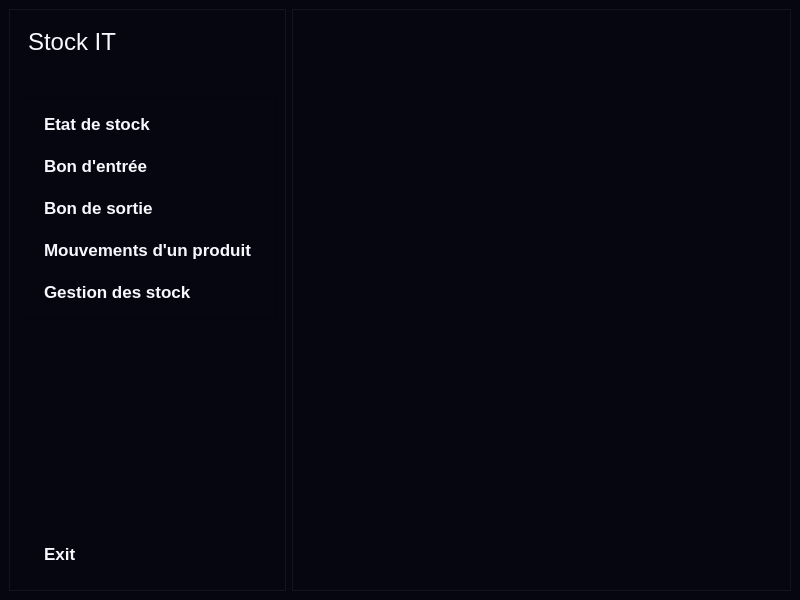
<?xml version="1.0" encoding="UTF-8"?>
<ui version="4.0">
 <class>Stock_It</class>
 <widget class="QMainWindow" name="Stock_It">
  <property name="geometry">
   <rect>
    <x>0</x>
    <y>0</y>
    <width>800</width>
    <height>600</height>
   </rect>
  </property>
  <property name="windowTitle">
   <string>MainWindow</string>
  </property>
  <property name="styleSheet">
   <string notr="true">#sideBar , #mainSection{
border : 1px solid #13141F
}

*{
background : #05060f;
padding : 0;
margin : 0 ;
text-transform : capitalize;
color : #F8F8FF;
}

#sideBar QPushButton{
text-align : left;
font-weight : bold;
border : none;
padding : 8px 16px;
border-radius : 8px;
font-size : 17px;
}
QPushButton:hover{
background : #13141F;
}

#titleContainer{
margin-bottom : 24px;
}

#title{
font-size : 24px;
}</string>
  </property>
  <widget class="QWidget" name="centralwidget">
   <layout class="QHBoxLayout" name="horizontalLayout">
    <item>
     <widget class="QWidget" name="sideBar" native="true">
      <property name="styleSheet">
       <string notr="true"/>
      </property>
      <layout class="QVBoxLayout" name="verticalLayout_3">
       <item alignment="Qt::AlignmentFlag::AlignLeft|Qt::AlignmentFlag::AlignTop">
        <widget class="QFrame" name="titleContainer">
         <property name="frameShape">
          <enum>QFrame::Shape::StyledPanel</enum>
         </property>
         <property name="frameShadow">
          <enum>QFrame::Shadow::Raised</enum>
         </property>
         <layout class="QVBoxLayout" name="verticalLayout_2">
          <item alignment="Qt::AlignmentFlag::AlignTop">
           <widget class="QLabel" name="title">
            <property name="text">
             <string>Stock IT</string>
            </property>
           </widget>
          </item>
         </layout>
        </widget>
       </item>
       <item alignment="Qt::AlignmentFlag::AlignTop">
        <widget class="QFrame" name="sideBarConatainer">
         <property name="sizePolicy">
          <sizepolicy hsizetype="Preferred" vsizetype="Expanding">
           <horstretch>0</horstretch>
           <verstretch>0</verstretch>
          </sizepolicy>
         </property>
         <property name="frameShape">
          <enum>QFrame::Shape::StyledPanel</enum>
         </property>
         <property name="frameShadow">
          <enum>QFrame::Shadow::Raised</enum>
         </property>
         <layout class="QVBoxLayout" name="verticalLayout">
          <item>
           <widget class="QPushButton" name="stockBtn">
            <property name="text">
             <string>Etat de stock</string>
            </property>
           </widget>
          </item>
          <item>
           <widget class="QPushButton" name="entryBtn">
            <property name="text">
             <string>Bon d'entrée</string>
            </property>
           </widget>
          </item>
          <item>
           <widget class="QPushButton" name="sortieBtn">
            <property name="text">
             <string>Bon de sortie</string>
            </property>
           </widget>
          </item>
          <item>
           <widget class="QPushButton" name="mouvementBtn">
            <property name="text">
             <string>Mouvements d'un produit</string>
            </property>
           </widget>
          </item>
          <item>
           <widget class="QPushButton" name="gestionBtn">
            <property name="text">
             <string>Gestion des stock</string>
            </property>
           </widget>
          </item>
         </layout>
        </widget>
       </item>
       <item>
        <spacer name="verticalSpacer">
         <property name="orientation">
          <enum>Qt::Orientation::Vertical</enum>
         </property>
         <property name="sizeHint" stdset="0">
          <size>
           <width>20</width>
           <height>40</height>
          </size>
         </property>
        </spacer>
       </item>
       <item alignment="Qt::AlignmentFlag::AlignLeft|Qt::AlignmentFlag::AlignBottom">
        <widget class="QFrame" name="frame_3">
         <property name="sizePolicy">
          <sizepolicy hsizetype="Preferred" vsizetype="Expanding">
           <horstretch>0</horstretch>
           <verstretch>0</verstretch>
          </sizepolicy>
         </property>
         <property name="frameShape">
          <enum>QFrame::Shape::StyledPanel</enum>
         </property>
         <property name="frameShadow">
          <enum>QFrame::Shadow::Raised</enum>
         </property>
         <layout class="QVBoxLayout" name="verticalLayout_4">
          <item>
           <widget class="QPushButton" name="exitBtn">
            <property name="text">
             <string>Exit</string>
            </property>
           </widget>
          </item>
         </layout>
        </widget>
       </item>
      </layout>
     </widget>
    </item>
    <item>
     <widget class="QWidget" name="mainSection" native="true">
      <property name="sizePolicy">
       <sizepolicy hsizetype="Expanding" vsizetype="Expanding">
        <horstretch>0</horstretch>
        <verstretch>0</verstretch>
       </sizepolicy>
      </property>
      <layout class="QVBoxLayout" name="verticalLayout_5">
       <item>
        <widget class="QStackedWidget" name="stackedWidget">
         <property name="sizePolicy">
          <sizepolicy hsizetype="Preferred" vsizetype="Preferred">
           <horstretch>0</horstretch>
           <verstretch>0</verstretch>
          </sizepolicy>
         </property>
        </widget>
       </item>
      </layout>
     </widget>
    </item>
   </layout>
  </widget>
 </widget>
 <resources/>
 <connections/>
</ui>
